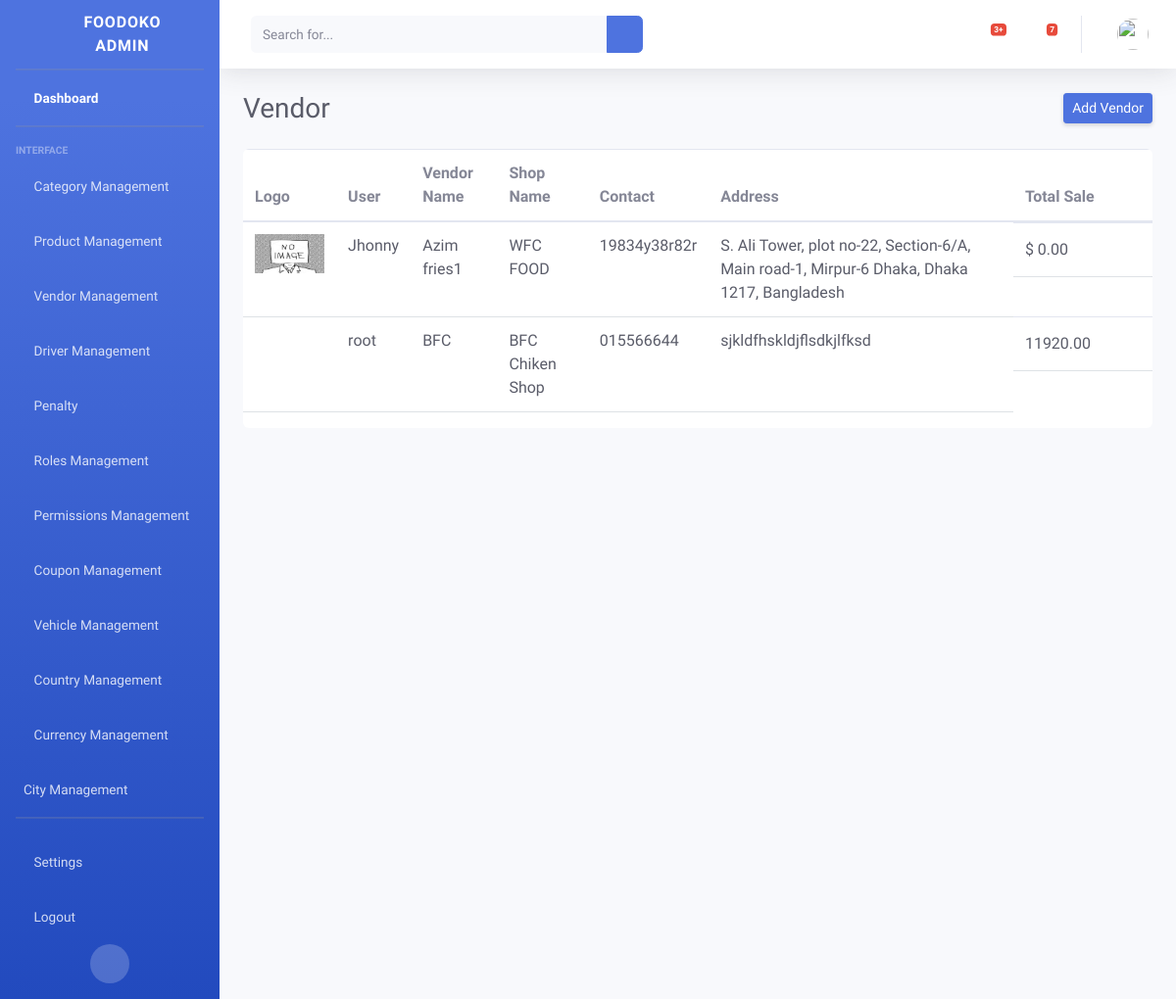
/adminpanel/vendors/, run on an earlier commit of the app's database.
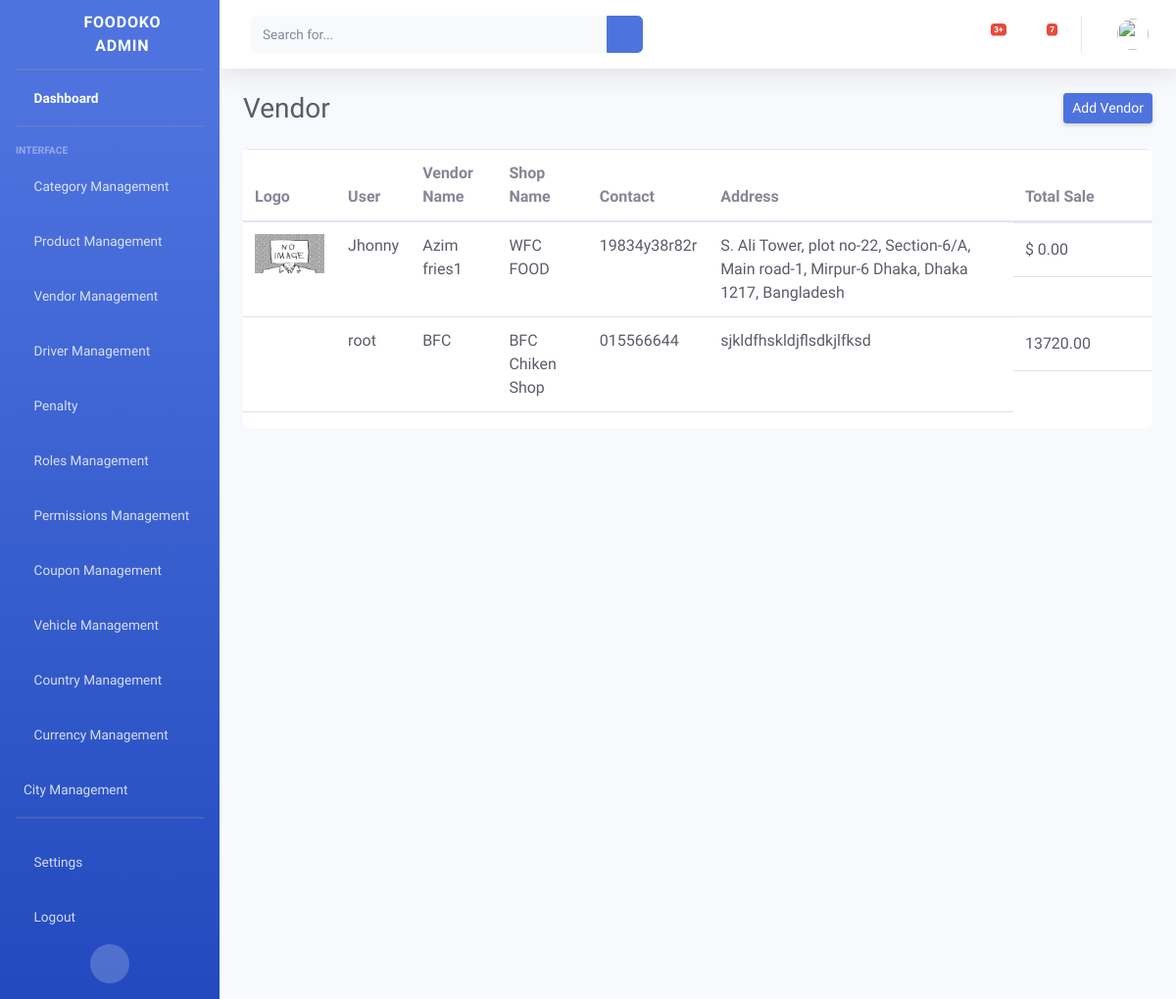
And on a later commit of the database.
### authentication/models.py (models this page shows, shortened)
class VendorProfile(models.Model):
    user = models.OneToOneField(User, on_delete=models.CASCADE)
    vendor_name = models.CharField(max_length=255)
    shop_name = models.CharField(max_length=255, unique=True)
    shop_logo = models.ImageField(upload_to="images/")
    contact_number = models.CharField(max_length=255)
    address = models.TextField(null=True)
    total_sale = models.DecimalField(decimal_places=2, max_digits=19, default=0.00)
    vendor_longtitude = models.CharField(max_length=255, null=True, blank=True)
    vendor_latitude = models.CharField(max_length=255, null=True, blank=True)
    trade_license = models.CharField(max_length=255, null=True, blank=True)
    nid_no = models.CharField(max_length=255, null=True)
    passport = models.CharField(max_length=255, null=True, blank=True)
    tin_no = models.CharField(max_length=255, null=True, blank=True)
    is_penalized = models.BooleanField(default=False)
    class Meta:
        ordering = ["-id"]
        verbose_name = "Vendor Profile"

### Dashboard/views.py (the view)
# urls.py: path("vendors/", VendorView.as_view(), name="VendorView"),
class VendorView(View):
    template_name = "vendor/vendors.html"
    def get(self, request):
        vendors = VendorProfile.objects.all()
        args = {
            "vendors": vendors,
        }
        return render(request, self.template_name, args)

### Dashboard/templates/vendor/vendors.html (shortened to what this page needs)
{% load static %}
{% include 'base.html' %}
<body id="page-top">
    <div id="wrapper">
        {% include 'admin-sidebar.html' %}
        <div id="content-wrapper" class="d-flex flex-column">
            <div id="content">
               {% include 'admin-nav.html' %}
                <div class="container-fluid">
                    <div class="d-sm-flex align-items-center justify-content-between mb-4">
                        <h1 class="h3 mb-0 text-gray-800">Vendor</h1>
                        <a href="{% url 'AddVendor' %}" class="d-none d-sm-inline-block btn btn-sm btn-primary shadow-sm">Add Vendor</a>
                    </div>
                    <div class="main____dept____table table-responsive">
                      {% if vendors %}
                        <table class="table">
                          <thead class="table_____head">
                            <tr>
                              <th scope="col">Logo</th>
                              <th scope="col">User</th>
                              <th scope="col">Vendor Name</th>
                              <th scope="col">Shop Name</th>
                              <th scope="col">Contact</th>
                              <th scope="col">Address</th>
                              <th scope="col">Total Sale</th>
                            </tr>
                          </thead>
                          <tbody class="catgory__table">
                          {% for v in vendors %}
                            <tr>
                              <td class="category__data"><img src="{{ v.shop_logo.url }}" alt="" style="height: 40px;"></td>
                              <td class="category__data"><a href="#" class="w-100 d-flex text-dark category__name">{{ v.user.username }}</a></td>
                              <td class="category__data"><a href="#" class="w-100 d-flex text-dark category__name">{{ v.vendor_name }}</a></td>
                              <td class="category__data"><a href="#" class="w-100 d-flex text-dark category__name">{{ v.shop_name }}</a></td>
                              <td class="category__data"><a href="#" class="w-100 d-flex text-dark category__name">{{ v.contact_number }}</a></td>
                              <td class="category__data"><a href="#" class="w-100 d-flex text-dark category__name">{{ v.address }}</a></td>
                              <td class="d-flex align-items-center">
                                {% if v.total_sale %}
                                <a href="#" class="w-100 d-flex text-dark">{{ v.total_sale }}</a>
                                {% else %}
                                <a href="#" class="w-100 d-flex text-dark">$ 0.00</a>
                                {% endif %}
                                <form method="POST" action="{% url 'deleteVendor' %}">
                                  <button class="border-0 bg-white" type="submit"><i class="fas fa-times-circle cross____icon"></i></button>
                                </form>
                                  <a href="{% url 'editVendor' v.id %}" class="border-0 bg-white" type="submit"><i class="fas fa-edit cross____icon"></i></a>
                              </td>
                            </tr>
                           {% endfor %}
                          </tbody>
                        </table>
                        {% endif %}
                      </div>
                </div>
            </div>
        </div>
    </div>
</body>

What changed in the data, as far as the page shows it:
changed VendorProfile "BFC": total_sale "11920.00" → "13720.00"
